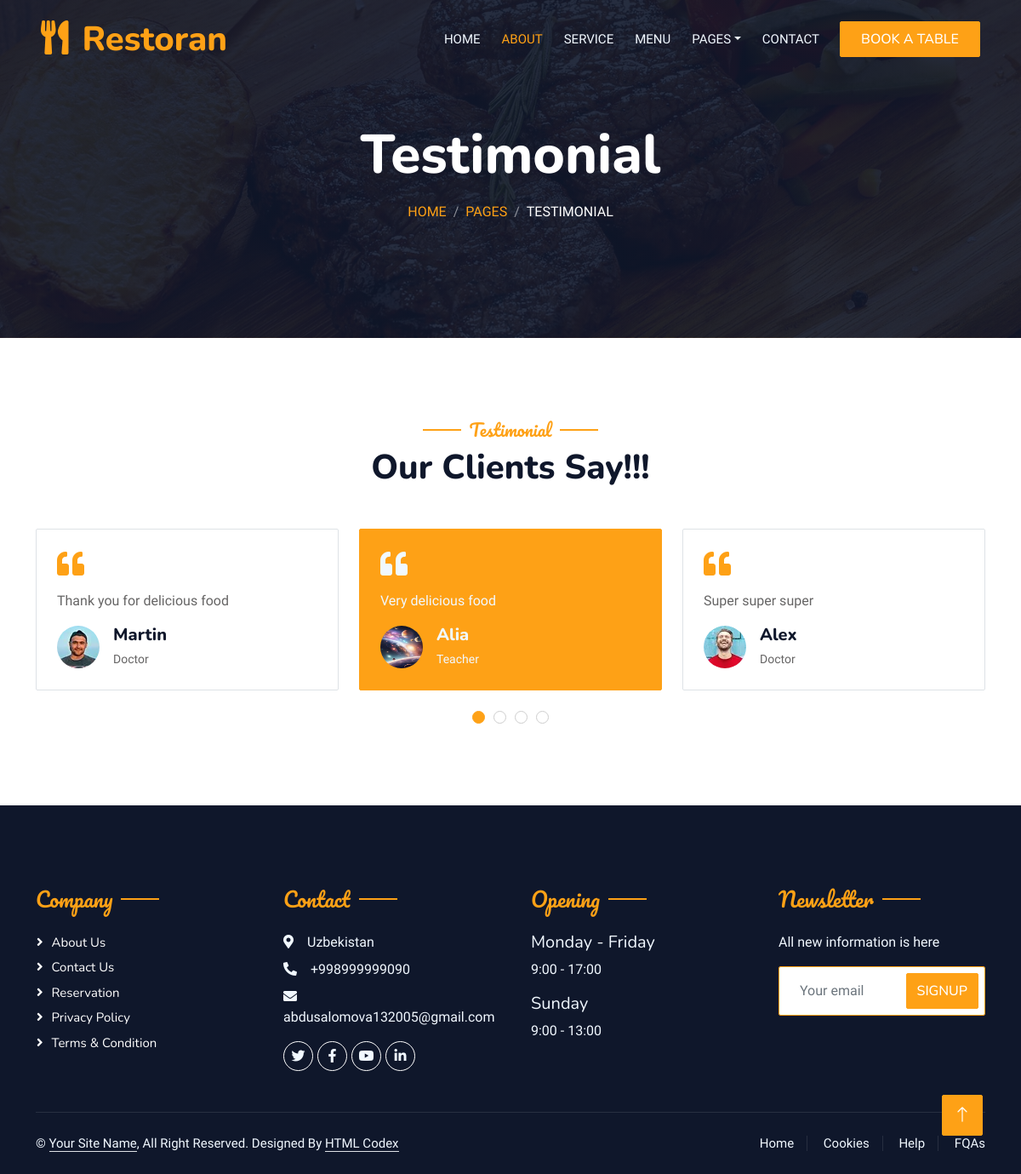
Page /testimonial/ on the committed database.
### restoran/models.py (models this page shows, shortened)
class Clients(models.Model):
    client_name=models.CharField(max_length=256)
    profession=models.CharField(max_length=256)
    client_pic=ResizedImageField(upload_to='client_pics/%Y/%m')
    comment=models.TextField()
    is_active = models.BooleanField(default=False)
    class Meta:
        db_table='client'
        verbose_name='client'
        verbose_name_plural='clients'

class Footer(models.Model):
    street=models.CharField(max_length=256)
    number=models.CharField(max_length=256)
    email=models.EmailField()
    start_and_end_days=models.CharField(max_length=256)
    time_1=models.CharField(max_length=256)
    time_sunday=models.CharField(max_length=256)
    newsletter_description=models.TextField(null=True, blank=True)
    class Meta:
        db_table='footer'
        verbose_name='footer'
        verbose_name_plural='footers'

### restoran/views.py (the view)
# urls.py: path('testimonial/', views.testmonial, name='testimonial'),
def testmonial(request):
    footer=models.Footer.objects.first()
    client=models.Clients.objects.all()
    return render(request, 'testimonial.html', {'client':client, 'footer':footer})

### templates/testimonial.html
{% extends 'base.html' %}
{% block content %}
{% load static %}
            <div class="container-xxl py-5 bg-dark hero-header mb-5">
                <div class="container text-center my-5 pt-5 pb-4">
                    <h1 class="display-3 text-white mb-3 animated slideInDown">Testimonial</h1>
                    <nav aria-label="breadcrumb">
                        <ol class="breadcrumb justify-content-center text-uppercase">
                            <li class="breadcrumb-item"><a href="{% url 'home' %}">Home</a></li>
                            <li class="breadcrumb-item"><a href="#">Pages</a></li>
                            <li class="breadcrumb-item text-white active" aria-current="page">Testimonial</li>
                        </ol>
                    </nav>
                </div>
            </div>
        </div>
        <div class="container-xxl py-5 wow fadeInUp" data-wow-delay="0.1s">
            <div class="container">
                <div class="text-center">
                    <h5 class="section-title ff-secondary text-center text-primary fw-normal">Testimonial</h5>
                    <h1 class="mb-5">Our Clients Say!!!</h1>
                </div>
                <div class="owl-carousel testimonial-carousel">
                    {% for x in client %}
                    <div class="testimonial-item bg-transparent border rounded p-4">
                        <i class="fa fa-quote-left fa-2x text-primary mb-3"></i>
                        <p>{{x.comment}}</p>
                        <div class="d-flex align-items-center">
                            <img class="img-fluid flex-shrink-0 rounded-circle" src="{{x.client_pic.url}}" style="width: 50px; height: 50px;">
                            <div class="ps-3">
                                <h5 class="mb-1">{{x.client_name}}</h5>
                                <small>{{x.profession}}</small>
                            </div>
                        </div>
                    </div>
                    {% endfor %}
                </div>
            </div>
        </div>
       {% endblock %}

### templates/base.html (shortened to what this page needs)
{% load static %}
<!DOCTYPE html>
<html lang="en">
<head>
    <link href="https://cdnjs.cloudflare.com/ajax/libs/font-awesome/5.10.0/css/all.min.css" rel="stylesheet">
    <link href="https://cdn.jsdelivr.net/npm/bootstrap-icons@1.4.1/font/bootstrap-icons.css" rel="stylesheet">
    <link href="lib/animate/animate.min.css" rel="stylesheet">
    <link href="lib/owlcarousel/assets/owl.carousel.min.css" rel="stylesheet">
    <link href="lib/tempusdominus/css/tempusdominus-bootstrap-4.min.css" rel="stylesheet" />
    <link href="{% static 'css/bootstrap.min.css' %}" rel="stylesheet">
    <link href="{% static 'css/style.css' %}" rel="stylesheet">
</head>
<body>
    <div class="container-xxl bg-white p-0">
        <div class="container-xxl position-relative p-0">
            <nav class="navbar navbar-expand-lg navbar-dark bg-dark px-4 px-lg-5 py-3 py-lg-0">
                <a href="" class="navbar-brand p-0">
                    <h1 class="text-primary m-0"><i class="fa fa-utensils me-3"></i>Restoran</h1>
                </a>
                <div class="collapse navbar-collapse" id="navbarCollapse">
                    <div class="navbar-nav ms-auto py-0 pe-4">
                        <a href="{% url 'home' %}" class="nav-item nav-link">Home</a>
                        <a href="{% url 'about' %}" class="nav-item nav-link active">About</a>
                        <a href="{% url 'service' %}" class="nav-item nav-link">Service</a>
                        <a href="{% url 'menu' %}" class="nav-item nav-link">Menu</a>
                        <div class="nav-item dropdown">
                            <a href="#" class="nav-link dropdown-toggle" data-bs-toggle="dropdown">Pages</a>
                        </div>
                        <a href="{% url 'contact' %}" class="nav-item nav-link">Contact</a>
                    </div>
                    <a href="{% url 'booking' %}" class="btn btn-primary py-2 px-4">Book A Table</a>
                </div>
            </nav>
            {% block content %}
            {% endblock %}
        <div class="container-fluid bg-dark text-light footer pt-5 mt-5 wow fadeIn" data-wow-delay="0.1s">
            <div class="container py-5">
                <div class="row g-5">
                    <div class="col-lg-3 col-md-6">
                        <h4 class="section-title ff-secondary text-start text-primary fw-normal mb-4">Company</h4>
                        <a class="btn btn-link" href="{% url 'about' %}">About Us</a>
                        <a class="btn btn-link" href="{% url 'contact' %}">Contact Us</a>
                        <a class="btn btn-link" href="">Reservation</a>
                        <a class="btn btn-link" href="">Privacy Policy</a>
                        <a class="btn btn-link" href="">Terms & Condition</a>
                    </div>
                    <div class="col-lg-3 col-md-6">
                        <h4 class="section-title ff-secondary text-start text-primary fw-normal mb-4">Contact</h4>
                        <p class="mb-2"><i class="fa fa-map-marker-alt me-3"></i>{{footer.street}}</p>
                        <p class="mb-2"><i class="fa fa-phone-alt me-3"></i>{{footer.number}}</p>
                        <p class="mb-2"><i class="fa fa-envelope me-3"></i>{{footer.email}}</p>
                        <div class="d-flex pt-2">
                            <a class="btn btn-outline-light btn-social" href=""><i class="fab fa-twitter"></i></a>
                            <a class="btn btn-outline-light btn-social" href=""><i class="fab fa-facebook-f"></i></a>
                            <a class="btn btn-outline-light btn-social" href=""><i class="fab fa-youtube"></i></a>
                            <a class="btn btn-outline-light btn-social" href=""><i class="fab fa-linkedin-in"></i></a>
                        </div>
                    </div>
                    <div class="col-lg-3 col-md-6">
                        <h4 class="section-title ff-secondary text-start text-primary fw-normal mb-4">Opening</h4>
                        <h5 class="text-light fw-normal">{{footer.start_and_end_days}}</h5>
                        <p>{{footer.time_1}}</p>
                        <h5 class="text-light fw-normal">Sunday</h5>
                        <p>{{footer.time_sunday}}</p>
                    </div>
                    <div class="col-lg-3 col-md-6">
                        <h4 class="section-title ff-secondary text-start text-primary fw-normal mb-4">Newsletter</h4>
                        <p>{{footer.newsletter_description}}</p>
                        <div class="position-relative mx-auto" style="max-width: 400px;">
                            <input class="form-control border-primary w-100 py-3 ps-4 pe-5" type="text" placeholder="Your email">
                            <button type="button" class="btn btn-primary py-2 position-absolute top-0 end-0 mt-2 me-2">SignUp</button>
                        </div>
                    </div>
                </div>
            </div>
            <div class="container">
                <div class="copyright">
                    <div class="row">
                        <div class="col-md-6 text-center text-md-start mb-3 mb-md-0">
                            &copy; <a class="border-bottom" href="#">Your Site Name</a>, All Right Reserved.
							Designed By <a class="border-bottom" href="https://htmlcodex.com">HTML Codex</a>
                        </div>
                        <div class="col-md-6 text-center text-md-end">
                            <div class="footer-menu">
                                <a href="">Home</a>
                                <a href="">Cookies</a>
                                <a href="">Help</a>
                                <a href="">FQAs</a>
                            </div>
                        </div>
                    </div>
                </div>
            </div>
        </div>
        <a href="#" class="btn btn-lg btn-primary btn-lg-square back-to-top"><i class="bi bi-arrow-up"></i></a>
    </div>
</body>
</html>

### static/css/style.css (style rules this page uses)
:root { --primary: #FEA116; --light: #F1F8FF; --dark: #0F172B; }
.ff-secondary { font-family: 'Pacifico', cursive; }
.back-to-top { position: fixed; display: none; right: 45px; bottom: 45px; z-index: 99; }
.btn { font-family: 'Nunito', sans-serif; font-weight: 500; text-transform: uppercase; transition: .5s; }
.btn.btn-primary, .btn.btn-secondary { color: #FFFFFF; }
.btn-lg-square { width: 48px; height: 48px; }
.btn-square, .btn-sm-square, .btn-lg-square { padding: 0; display: flex; align-items: center; justify-content: center; font-weight: normal; border-radius: 2px; }
.navbar-dark .navbar-nav .nav-link { position: relative; margin-left: 25px; padding: 35px 0; font-size: 15px; color: var(--light) !important; text-transform: uppercase; font-weight: 500; outline: none; transition: .5s; }
.navbar-dark .navbar-nav .nav-link:hover, .navbar-dark .navbar-nav .nav-link.active { color: var(--primary) !important; }
@media (min-width: 992px) { .navbar-dark { position: absolute; width: 100%; top: 0; left: 0; z-index: 999; background: transparent !important; } }
.hero-header { background: linear-gradient(rgba(15, 23, 43, .9), rgba(15, 23, 43, .9)), url(../img/bg-hero.jpg); background-position: center center; background-repeat: no-repeat; background-size: cover; }
.breadcrumb-item + .breadcrumb-item::before { color: rgba(255, 255, 255, .5); }
.section-title { position: relative; display: inline-block; }
.section-title::before { position: absolute; content: ""; width: 45px; height: 2px; top: 50%; left: -55px; margin-top: -1px; background: var(--primary); }
.section-title::after { position: absolute; content: ""; width: 45px; height: 2px; top: 50%; right: -55px; margin-top: -1px; background: var(--primary); }
.section-title.text-start::before, .section-title.text-end::after { display: none; }
.testimonial-carousel .owl-item .testimonial-item, .testimonial-carousel .owl-item.center .testimonial-item * { transition: .5s; }
.testimonial-carousel .owl-item.center .testimonial-item { background: var(--primary) !important; border-color: var(--primary) !important; }
.testimonial-carousel .owl-item.center .testimonial-item * { color: var(--light) !important; }
.footer .btn.btn-social { margin-right: 5px; width: 35px; height: 35px; display: flex; align-items: center; justify-content: center; color: var(--light); border: 1px solid #FFFFFF; border-radius: 35px; transition: .3s; }
.footer .btn.btn-link { display: block; margin-bottom: 5px; padding: 0; text-align: left; color: #FFFFFF; font-size: 15px; font-weight: normal; text-transform: capitalize; transition: .3s; }
.footer .btn.btn-link::before { position: relative; content: "\f105"; font-family: "Font Awesome 5 Free"; font-weight: 900; margin-right: 10px; }
.footer .copyright { padding: 25px 0; font-size: 15px; border-top: 1px solid rgba(256, 256, 256, .1); }
.footer .copyright a { color: var(--light); }
.footer .footer-menu a { margin-right: 15px; padding-right: 15px; border-right: 1px solid rgba(255, 255, 255, .1); }
.footer .footer-menu a:last-child { margin-right: 0; padding-right: 0; border-right: none; }

### rows in the picture
Clients: comment "Very delicious food", client_pic (picture), client_name "Alia", profession "Teacher"
Clients: comment "Super super super", client_pic (picture), client_name "Alex", profession "Doctor"
Clients: comment "Thank you for delicious food", client_pic (picture), client_name "Martin", profession "Doctor"
Footer: street "Uzbekistan", number "+998999999090", email "abdusalomova132005@gmail.com", start_and_end_days "Monday - Friday", time_1 "9:00 - 17:00", time_sunday "9:00 - 13:00", newsletter_description "All new information is here"
